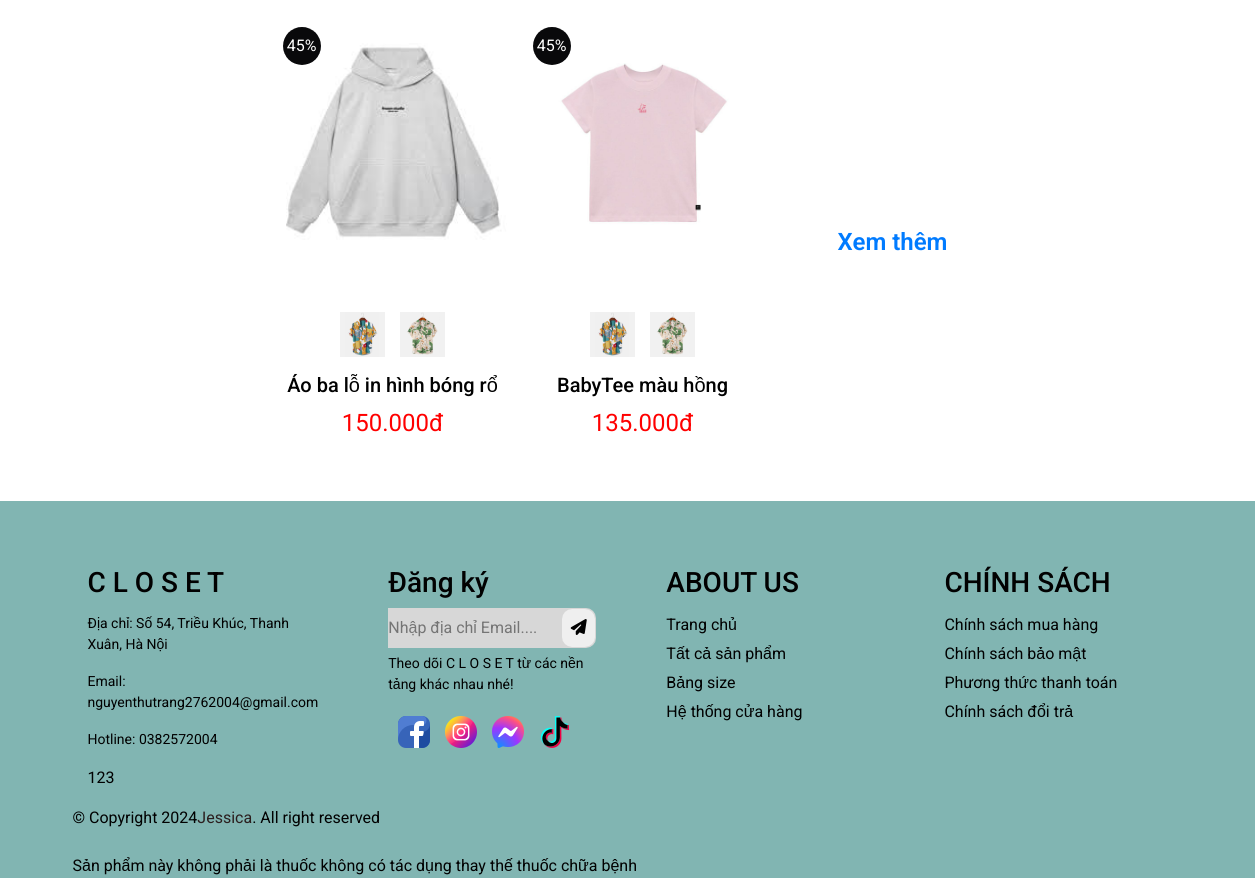
The app's page /index.php?id_type=2 (signed in, lower part), older data.
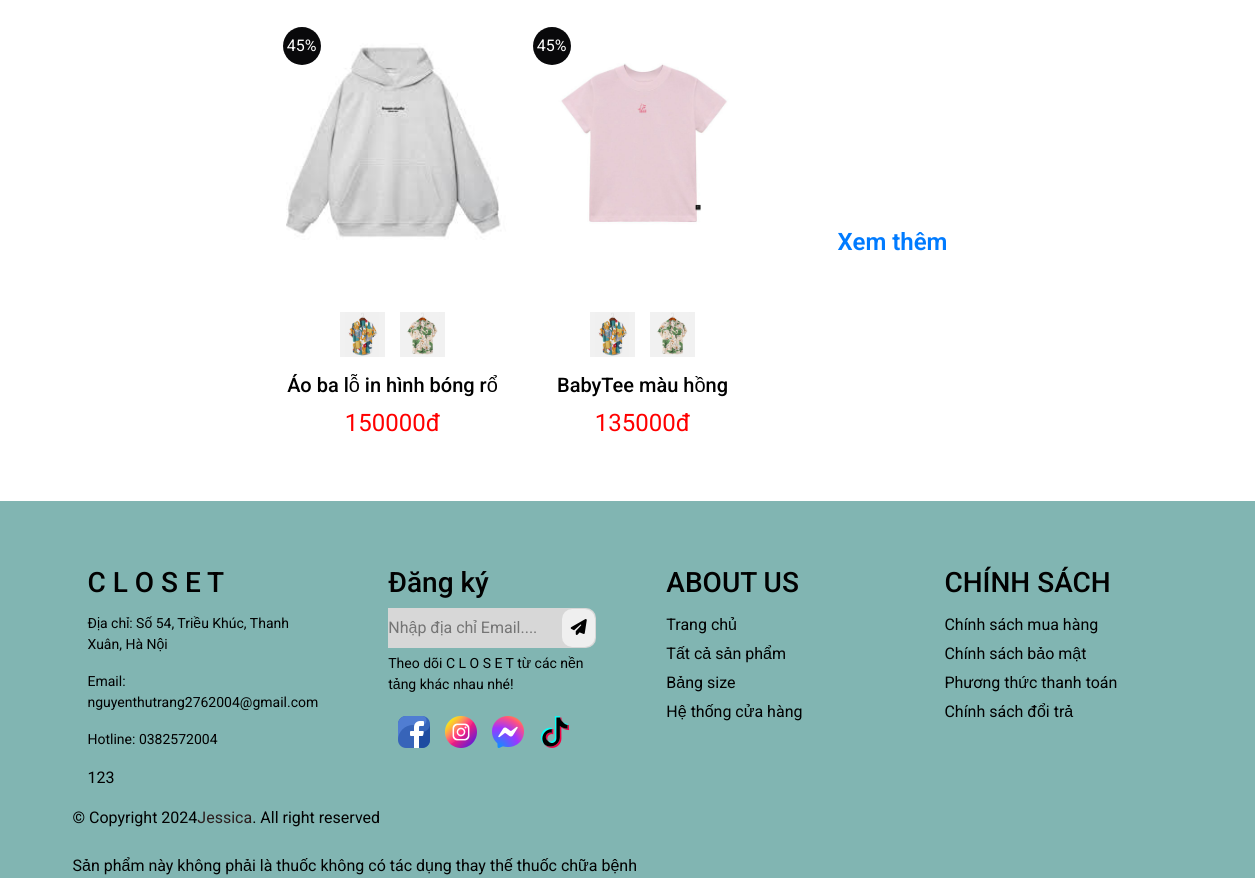
The same page, newer data.
### tables this page shows
CREATE TABLE `product` (
  `id_product` int(10) NOT NULL,
  `Name` varchar(255) NOT NULL,
  `Type_id` int(10) NOT NULL,
  `Color` varchar(255) NOT NULL,
  `Size` varchar(255) NOT NULL,
  `Cost` int(255) NOT NULL,
  `Amount` int(10) NOT NULL,
  `Discount` int(2) NOT NULL,
  `img` varchar(255) NOT NULL
);

### index.php (called while the page is built, shortened)
<?php
include 'View/index.php';
?>

### App/connect.php (called while the page is built, shortened)
<?php
class Database{
    private $hostname =SEVERNAME;
    private $username =USERNAME;
    private $pwd= PASSWORD;
    private $DB=DATABASE;
    private $conn;
    public function connect(){
        $this->conn= mysqli_connect($this->hostname,$this->username,$this->pwd,$this->DB);
        return $this->conn;
    }
        public function query($sql){
            $query=mysqli_query($this->conn,$sql);
            return $query;
        }
}
?>

### View/index.php (the view, shortened to what the changed rows need)
<?php
$data = new Database();
$data->connect();
if(isset($_REQUEST['id_type']))
{
  $id = $_REQUEST['id_type'];
  $result = $data->query("SELECT * from product where Type_id = '$id'");
}
                            ?>
<!DOCTYPE html>
<html lang="en">
<head>
    <link rel="stylesheet" href="../css/style.css">
    <link rel="stylesheet" href="https://cdn.jsdelivr.net/npm/swiper@11/swiper-bundle.min.css"/>
    <link rel="stylesheet" href="https://cdnjs.cloudflare.com/ajax/libs/font-awesome/6.5.2/css/all.min.css" />
    <link rel="stylesheet" href="https://cdn.jsdelivr.net/npm/bootstrap@4.5.3/dist/css/bootstrap.min.css">
    <link rel="stylesheet" href="../css/reponse.css">
    </head>
    <body>
    <section class="container">
      <section class="section_products">
        <div class="container">
          <div class="section-list">
             <?php
              if (!empty($_SESSION['products'])) {
        while ($product = current($_SESSION['products'])) {
            ?>
            <div class="section-item">
              <div class="product-lists-item">
                <div class="product-items">
                  <div class="product-block">
                    <div class="product-img" style="position: relative; text-align: center;">
                      <span class="discount">
                      <?= $product['Discount'] ?>%</span>
                <a href="chitiet.php?id_sp=<?= $product['id_product'] ?>">
                        <img src="../img/item/<?= $product['img'] ?>" width="230px" alt="" class="main-img">
                    </a>
                  </div>
                  <div class="product-info">
                              <div class="product-detail clearfix">
                              <div class="selectionColor">
                                <ul>
                                  <li>
                                    <a href="chitiet.php?id_sp=<?php echo $product['id_product'];?>">
                                      <img src="../img/item/f1.jpg" alt="" id="small-img"></a></li>
                                  <li>
                                    <a href="chitiet.php?id_sp=<?php echo $product['id_product'];?>">
                                      <img src="../img/item/f2.jpg" alt="" id="small-img"></a></li>
                                      </ul>
                                      </div>
                                      <div class="box-pro-detail">
                                        <a href="chitiet.php?id_sp=<?php echo $product['id_product'];?>" class="tp_product_name">
                                <h5 class="pro-name">
                                    <?= $product['Name'] ?>
                                  </h5>
                                    </a>
                                    </div>
                                    <div class="box-pro-prices">
                                <p class="pro-price highlight tp_product_price">
                                  <span>
                                  <?= $product['Cost']?>đ
                                  </span></p>
                                  </div>
                                  </div>
                  </div>
                  </div>
                </div>
              </div>
            </div>
            <?php
            }
            }
            ?>
      </section>
    </section>
  </body>
</html>

Row changes from the older to the newer data that the page shows:
changed product "Áo ba lỗ in hình bóng rổ": Cost "150.000" → "150000"
changed product "BabyTee màu hồng": Cost "135.000" → "135000"
